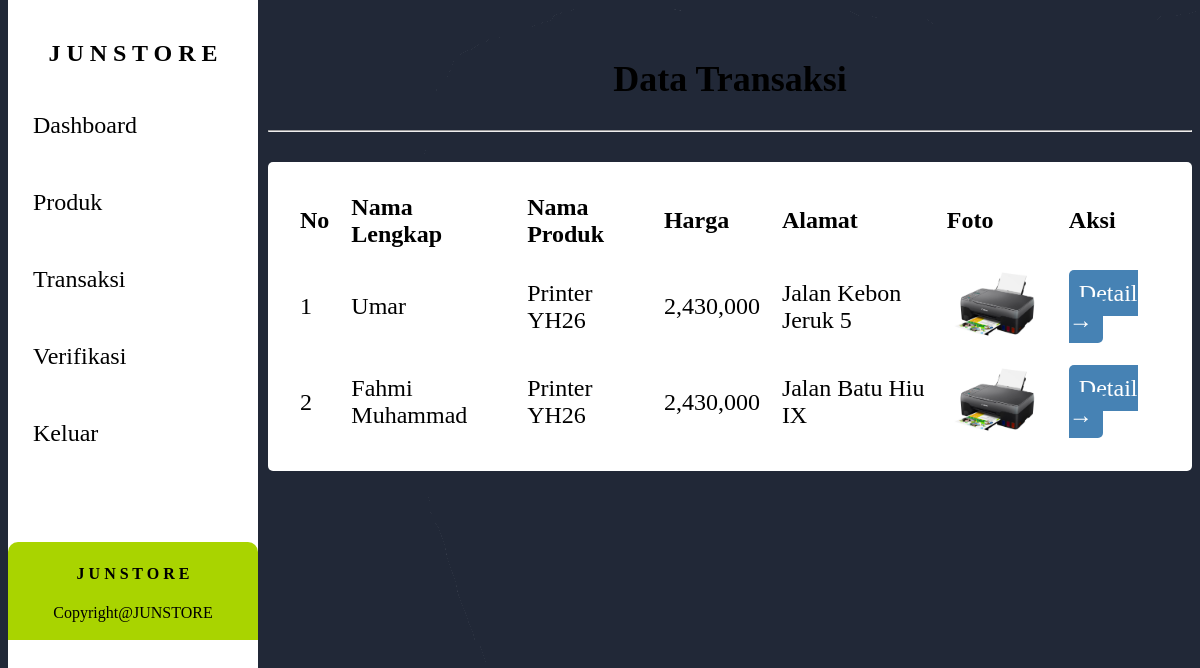
Page /admin/verifikasi_transaksi.php on the earlier database version.
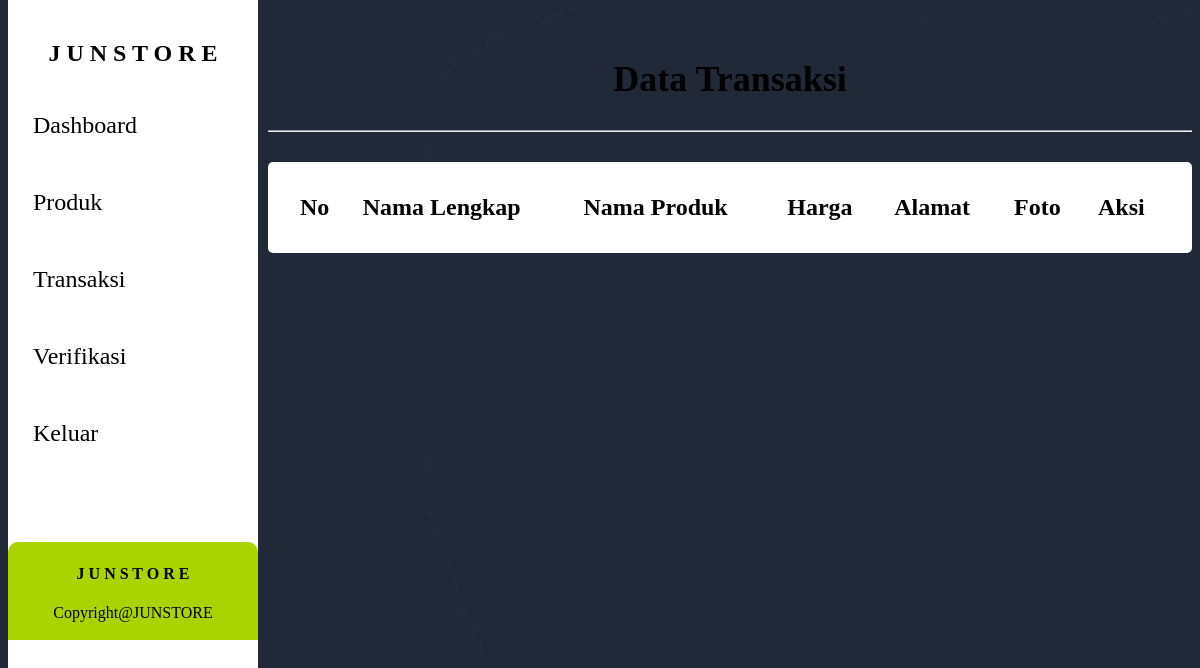
Same page on the later database version.
### tables this page shows
CREATE TABLE `transaksi` (
  `id_transaksi` int(11) NOT NULL,
  `name` varchar(100) NOT NULL,
  `alamat` varchar(100) NOT NULL,
  `no_hp` varchar(100) NOT NULL,
  `nama_produk` varchar(100) NOT NULL,
  `harga_produk` varchar(100) NOT NULL,
  `subtotal` varchar(100) NOT NULL,
  `foto_produk` varchar(100) NOT NULL,
  `status` enum('proses','dikirim','ditolak') NOT NULL
);

### admin/function.php (called while the page is built, shortened)
<?php
require '../koneksi.php';
function query($query){
    global $conn;
    $rows = [];
    $result = mysqli_query($conn, $query);
    while ($row = mysqli_fetch_assoc($result)) {
        $rows[] = $row;
    }
    return $rows;
}
?>

### admin/verifikasi_transaksi.php (the view, shortened to what this page needs)
<?php
require 'function.php';
$produk = query("SELECT * FROM transaksi WHERE status = 'proses'")
?>
<!DOCTYPE html>
<html lang="en">
<head>
    <link rel="stylesheet" href="../style/style.css">
</head>
<body>
    <?php include '../layout/sidebar.php' ?>
    <div class="main">
        <h2 class="judul">Data Transaksi</h2><hr>
    <table>
        <tr>
            <th>No</th>
            <th>Nama Lengkap</th>
            <th>Nama Produk</th>
            <th>Harga</th>
            <th>Alamat</th>
            <th>Foto</th>
            <th>Aksi</th>
        </tr>
        <?php $i = 1; ?>
        <?php foreach($produk as $data): ?>
            <tr>
                <td><?= $i; ?></td>
                <td><?= $data["name"]; ?></td>
                <td><?= $data["nama_produk"]; ?></td>
                <td><?= number_format($data["harga_produk"]); ?></td>
                <td><?= $data["alamat"]; ?></td>
                <td><img src="../foto/<?= $data['foto_produk']; ?>" width="100px" alt=""></td>
                <td>
                    <a href="detail_transaksi.php?id=<?=$data["id_transaksi"]; ?>"
                    class="detail">Detail →</a>
                </td>
            </tr>
        <?php $i++; ?>
        <?php endforeach; ?>
        </table>
        </div>
</body>
</html>

### layout/sidebar.php (shortened to what this page needs)
<!DOCTYPE html>
<html lang="en">
<head>
    <link rel="stylesheet" href="../admin/style.css">
</head>
<body>
    <div class="sidebar">
        <h2 style="text-align: center;">J U N S T O R E</h2>
        <a href="index.php">Dashboard</a>
        <a href="product.php">Produk</a>
        <a href="transaksi.php">Transaksi</a>
        <a href="verifikasi_transaksi.php">Verifikasi</a>
        <a href="../logout.php">Keluar</a>
        <?php include'../layout/footer.php'; ?>
    </div>
</body>
</html>

### layout/footer.php (shortened to what this page needs)
<footer>
    <h4>J U N S T O R E</h4>
    <p>Copyright@JUNSTORE</p>
</footer>

### style/style.css (style rules this page uses)
body { background: #ddd; }
.sidebar { width: 250px; height: 100%; position: fixed; top: 0; background-color: #fff; overflow: hidden; padding-top: 20px; }
.sidebar a { padding: 25px; text-decoration: none; color: #000; font-size: 24px; display: block; }
.main { margin-left: 260px; padding-top: 20px; font-size: 24px; }
table { width: 100%; border: none; border-radius: 5px; padding: 20px; background: #fff; margin-top: 30px; }
th, td { text-align: left; padding: 10px; }
a.detail { padding: 10px; color: rgb(255, 255, 255); background: #4682B4; text-decoration: none; cursor: pointer; transition: 0.3s; border-radius: 5px; }

### login/style.css (style rules this page uses)
body { background-image: url(../wallpaper/download.png); }
.judul { text-align: center; }

### layout/footer.php (style rules this page uses)
footer { padding: 2px 20px; background-color: #A9D400; bottom: 0; text-align: center; margin-top: 70px; border-radius: 10px 10px 0px 0px; }

Differences in the rows shown:
removed transaksi: name "Umar", nama_produk "Printer YH26", harga_produk "2,430,000", alamat "Jalan Kebon Jeruk 5", foto_produk (picture)
removed transaksi: name "Fahmi Muhammad", nama_produk "Printer YH26", harga_produk "2,430,000", alamat "Jalan Batu Hiu IX", foto_produk (picture)
